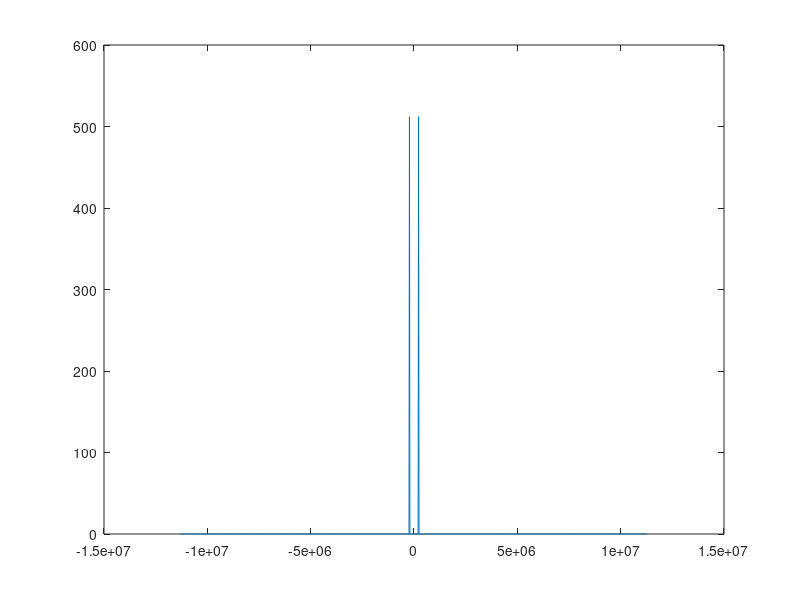
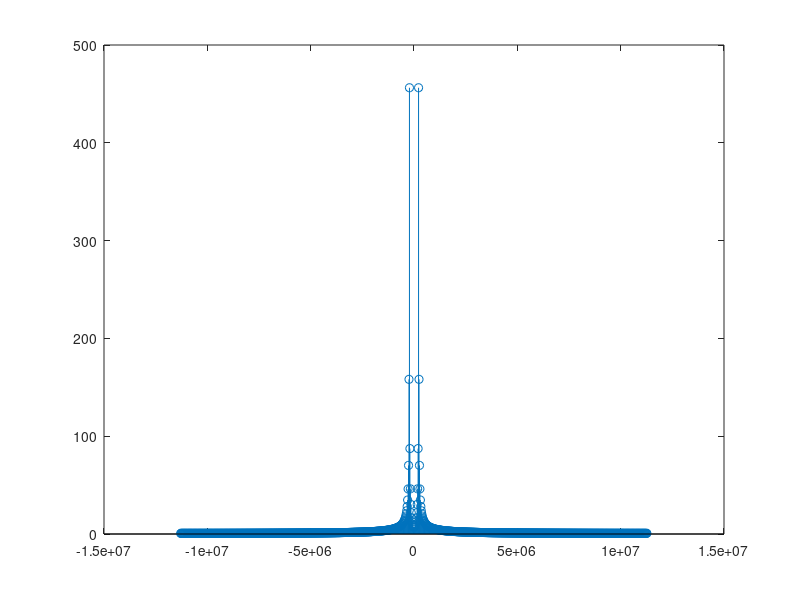
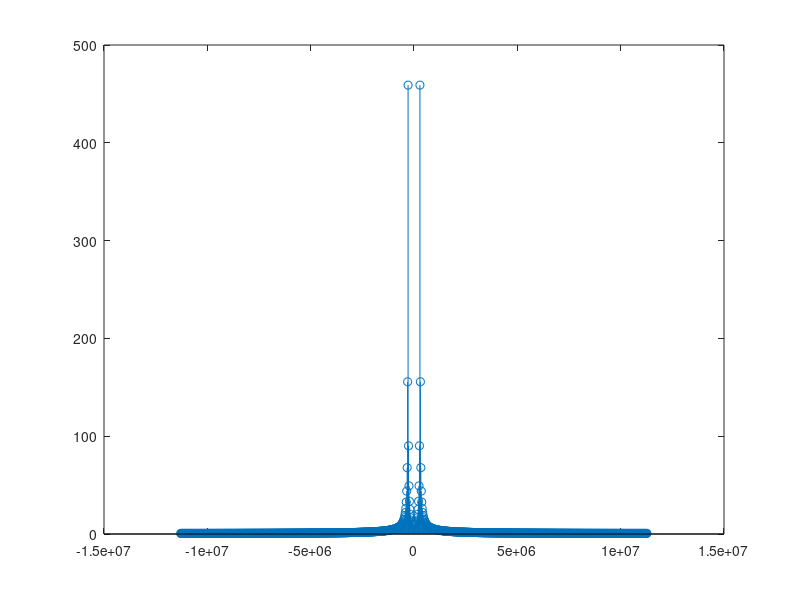
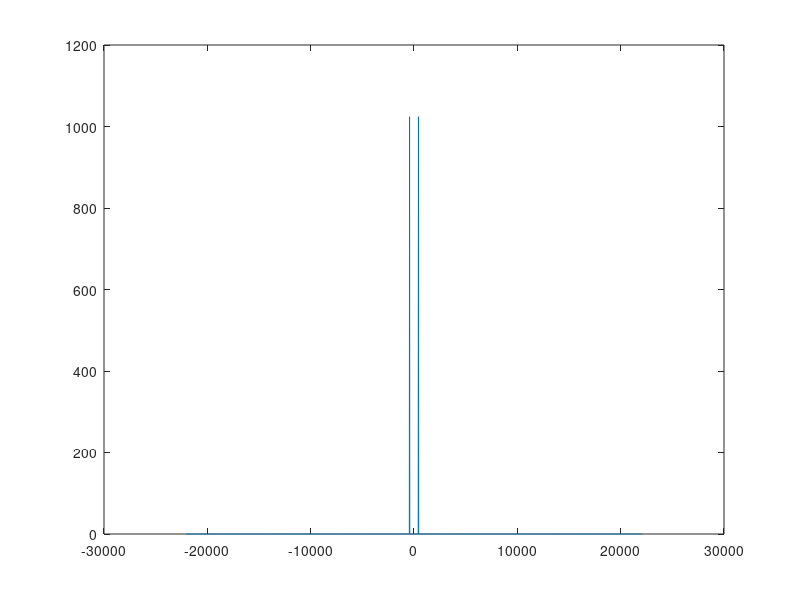

Write MATLAB code to recreate these figures, in order. (Note: this script raises an error after producing the figures.)
%% task 1
fs=44100;
t=-.1/2:1/fs:0.1/2;
f=10*fs/1024;
x=cos(2*pi*f*t);
plot(t,x);
%% task 2
plot((1:1024),x(1:1024));
xlabel("1024 samples");

%% task 3
% centralizing it to origin
n=-512:512-1;
N=1024;
x1=fftshift(fft(x,N));
%plotting it to against n
stem(n,abs(x1));

%% task 4
df=fs/2;
i=-N/2:N/2-1;
fin=(df*i)/fs;
plot(fin,abs(x1));
%% task 5
df=fs/2;
i=-N/2:N/2-1;
fin=(df*i);
plot(fin,abs(x1));

%% task 6
x2=sin(2*pi*10.25*44100/1024*t );
x3=sin(2*pi*13.25*44100/1024*t );
x_2=fftshift(fft(x2,N));
x_3=fftshift(fft(x3,N));
figure
stem(fin,abs(x_2));
figure
stem(fin,abs(x_3));
%% task 7
N=2048;
df=fs/N;
i=-N/2:N/2-1;
fin=(i*df);
x1=fftshift(fft(x,N));
x_2=fftshift(fft(x2,N));
x_3=fftshift(fft(x3,N));
figure
plot(fin,abs(x1));
figure
plot(fin,abs(x_2));
figure
plot(fin,abs(x_3));

%% task 8
xc=50*x2+15*x3;
N=1024;
Xc=fftshift(fft(xc,N));
df=fs/N;
i=-N/2:N/2-1;
stem(fin,abs(Xc));


%% task 9
%% task 10

